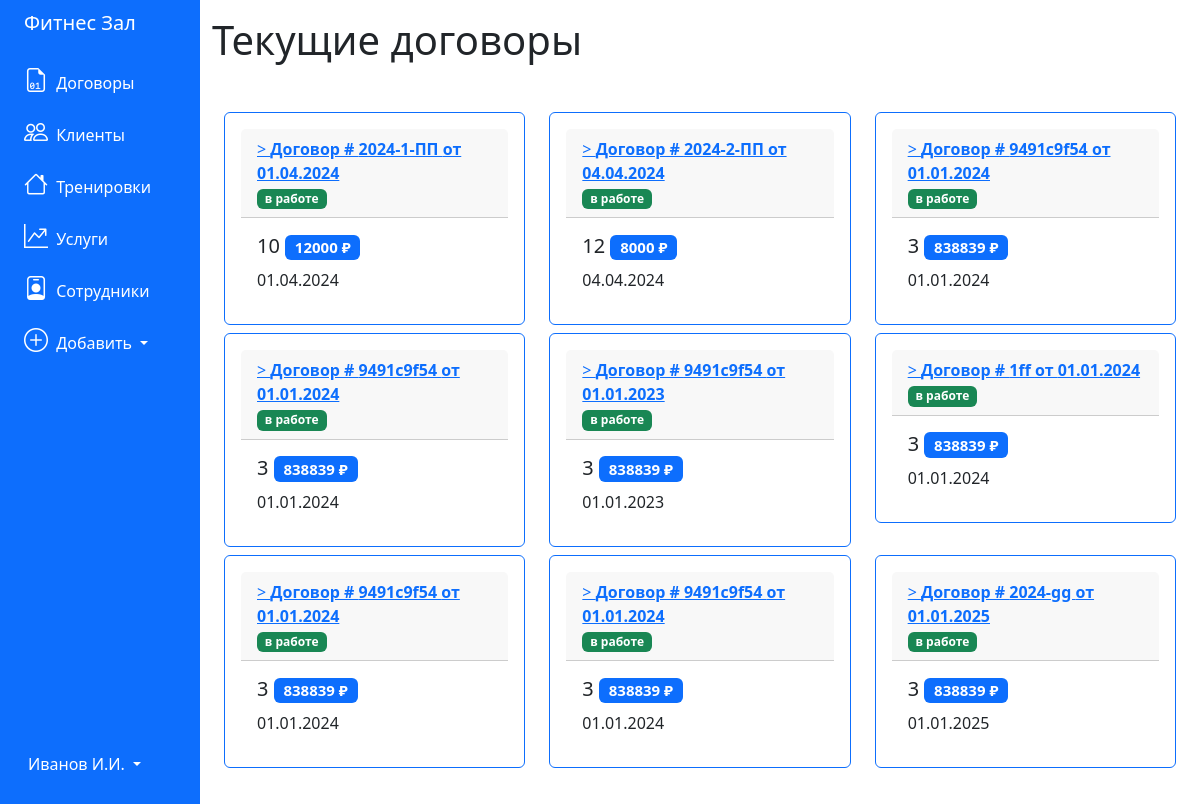
The page /contracts on the database as committed earlier.
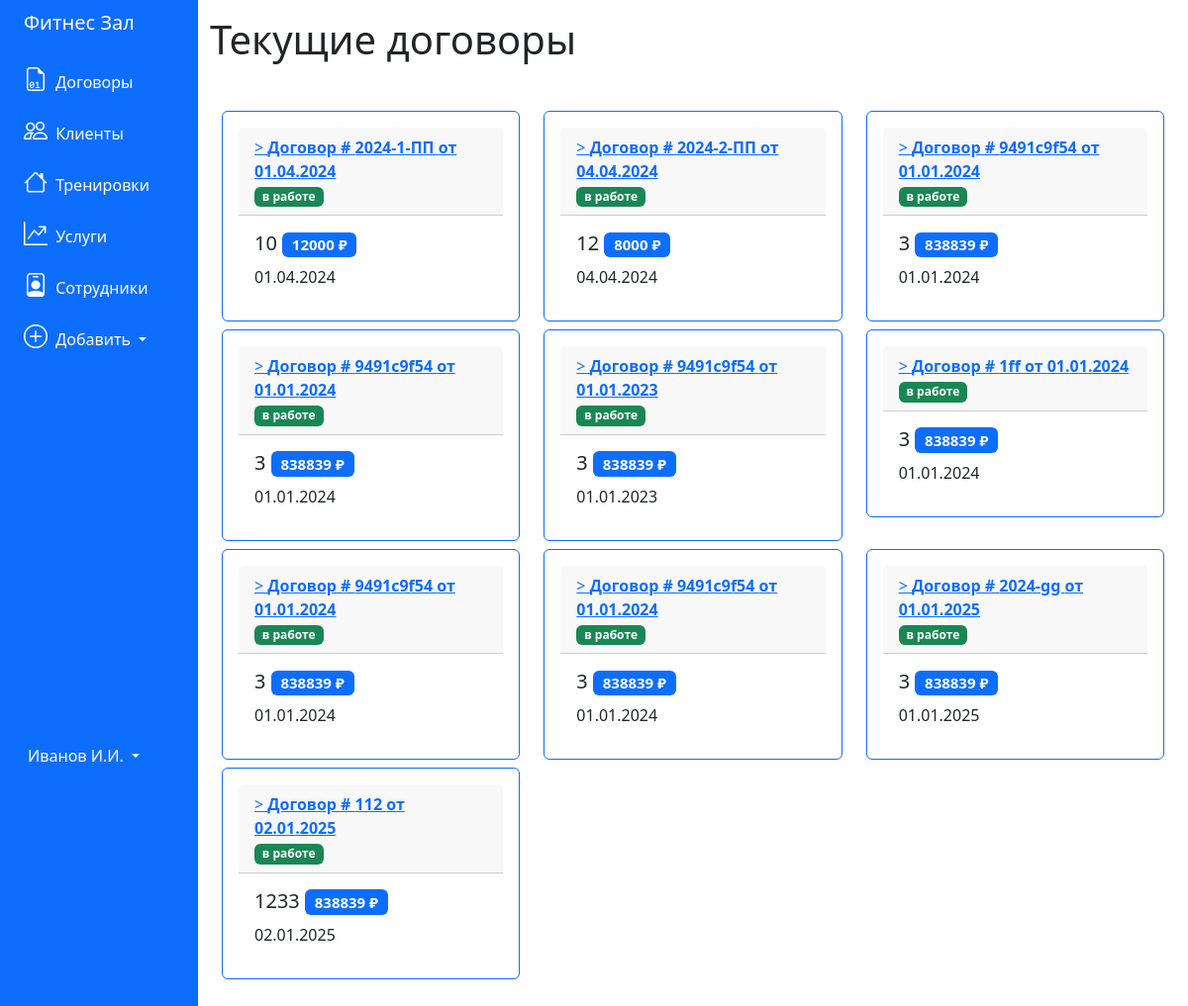
The same page on the database as committed later.
### tables this page shows
CREATE TABLE "contracts" (
	"id_contract"	INTEGER,
	"number"	TEXT,
	"date"	TEXT,
	"price"	INTEGER,
	"discount"	INTEGER,
	"deal_status"	BLOB,
	"finish_price"	INTEGER,
	"training_id"	INTEGER,
	"client_id"	INTEGER,
	"employee_id"	INTEGER,
	PRIMARY KEY("id_contract" AUTOINCREMENT)
);

### app.py (the view)
@app.route('/contracts')
def contracts():
    conn = get_db_connection()
    pos = conn.execute("""SELECT * FROM contracts, trainings, clients
    WHERE contracts.training_id = trainings.id_training and contracts.client_id = clients.id_client
    """).fetchall()
    conn.close()
    return render_template('contracts.html', contracts=pos)

### app.py (called while the page is built)
def get_db_connection():
    conn = sqlite3.connect('../pythonProject4/database.db')
    conn.row_factory = sqlite3.Row
    return conn

### templates/contracts.html (shortened to what this page needs)
{% extends 'base.html' %}
{% block content %}
<h1>{% block title %} Текущие договоры {% endblock %}</h1>
<div class="container mt-5 mb-3">
    <div class="row">
        {% for contract in contracts %}
        <div class="col-md-4">
            <div class="card p-3 mb-2 border-primary">
                <div class="card-header">
                    <a href="{{ url_for('contract', contract_id=contract['id_contract']) }}">>
                        <b>Договор # {{ contract['number'] }} от {{ contract['date'] }}</b>
                    </a>
                    <br>
                    {% if contract['deal_status']==False %}
                    <span class="badge bg-success"> в работе </span>
                    {% else %}
                    <span class="badge bg-danger"> сделка завершена </span>
                    {% endif %}
                </div>
                <div class="card-body">
                    <h5 class="card-title">{{ contract['discount'] }} <span class="badge bg-primary">{{
                            contract['price'] }} ₽</span></h5>
                    <p class="card-text">{{ contract['date'] }}</p>
                </div>
            </div>
        </div>
        {% endfor %}
    </div>
</div>
{% endblock %}

### templates/base.html (shortened to what this page needs)
<!doctype html>
<html lang="en">
<head>
    <link rel="stylesheet" href="https://cdn.jsdelivr.net/npm/bootstrap@5.3.3/dist/css/bootstrap.min.css"
>
    <link rel="stylesheet" href="https://cdn.jsdelivr.net/npm/bootstrap-icons@1.11.3/font/bootstrap-icons.min.css">
</head>
<body>
    <div class="container-fluid">
        <div class="row flex-nowrap">
            <div class="col-auto col-md-3 col-xl-2 px-sm-2 px-0 bg-primary">
                <div class="d-flex flex-column align-items-center align-items-sm-start px-3 pt-2  min-vh-100">
                    <a href="/"
                        class="d-flex align-items-center pb-3 mb-md-0 me-md-auto text-white text-decoration-none">
                        <span class="fs-5 d-none d-sm-inline">Фитнес Зал</span>
                    </a>
                    <ul class="nav nav-pills flex-column mb-sm-auto mb-0 align-items-center align-items-sm-start"
                        id="menu">
                        <li>
                            <a href="/contracts" class="nav-link px-0 align-middle text-white">
                            <i class="fs-4 bi-file-earmark-binary"></i> <span class="ms-1 d-none d-sm-inline">Договоры</span></a>
                        </li>
                        <li>
                            <a href="/clients" class="nav-link px-0 align-middle text-white">
                            <i class="fs-4 bi-people"></i> <span class="ms-1 d-none d-sm-inline">Клиенты</span></a>
                        </li>
                        <li>
                            <a href="/trainings" class="nav-link px-0 align-middle text-white">
                            <i class="fs-4 bi-house"></i> <span class="ms-1 d-none d-sm-inline">Тренировки</span></a>
                        </li>
                        <li>
                            <a href="/reports" class="nav-link px-0 align-middle text-white">
                            <i class="fs-4 bi-graph-up-arrow"></i> <span class="ms-1 d-none d-sm-inline">Услуги</span></a>
                        </li>
                        <li>
                            <a href="/employees" class="nav-link px-0 align-middle text-white">
                            <i class="fs-4 bi-person-badge"></i> <span class="ms-1 d-none d-sm-inline">Сотрудники</span></a>
                        </li>
                        <li class="dropdown pb-4">
                            <a href="#" class="nav-link px-0 align-middle text-white dropdown-toggle"
                                id="dropdownCreate" data-bs-toggle="dropdown" aria-expanded="false">
                                <i class="fs-4 bi-plus-circle"></i> <span class="ms-1 d-none d-sm-inline">Добавить </span>
                            </a>
                        </li>
                    </ul>
                    <div class="dropdown pb-4">
                        <a href="#" class="d-flex align-items-center text-white text-decoration-none dropdown-toggle"
                            id="dropdownUser" data-bs-toggle="dropdown" aria-expanded="false">
                            <span class="d-none d-sm-inline mx-1">Иванов И.И.</span>
                        </a>
                    </div>
                </div>
            </div>
            <div class="col py-3">
                {% block content %} {% endblock %}
            </div>
        </div>
    </div>
</body>

Rows that differ between the two databases and show on the page:
added contracts: number "112", date "02.01.2025", deal_status "в работе", discount "1233", price "838839"
